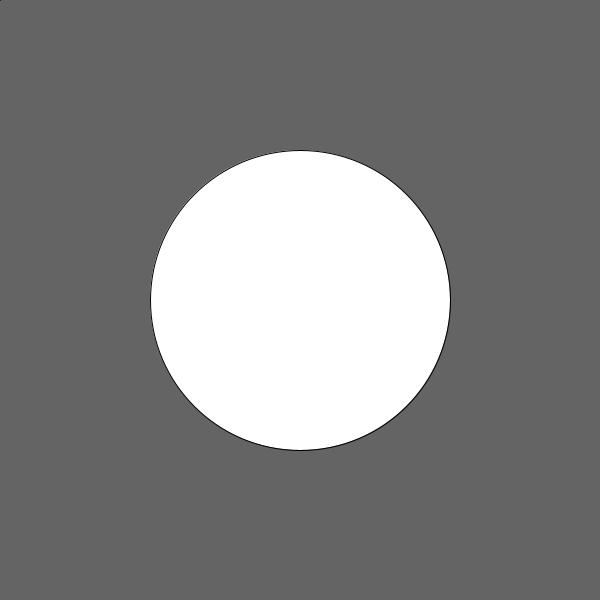
Frame 1 (no input)
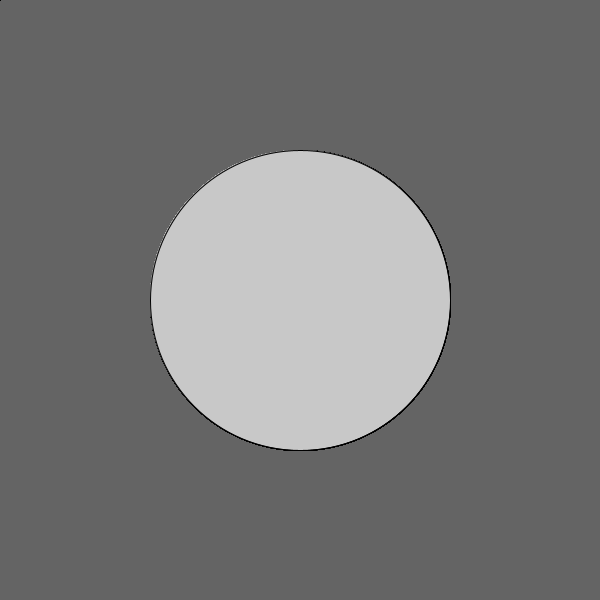
Frame 60 (the mouse pressed at the canvas centre just before this capture)
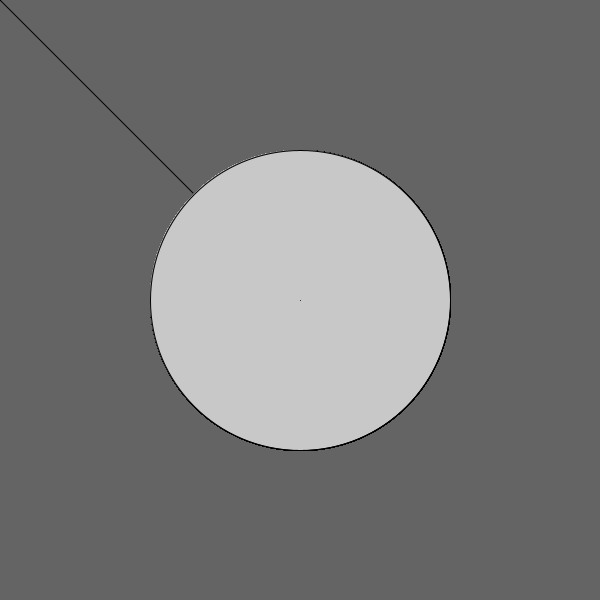
Frame 120 (the mouse held since frame 60 and released just before this capture)

The Processing sketch that drew these frames (run headless with seeded random() and noise(); from frame 60 on, the mouse is pressed at the canvas centre):

// Processing sketch: processing_186504
// ── processing_186504.pde

void setup() {
  size(600,600);
  colorMode(HSB);
  background(0,0,100);
}
void draw() {

  ellipse (300,300,300,300);
    fill(100,0,200);
  float vel= dist(mouseX,mouseY,pmouseX,pmouseY);
  line(mouseX,mouseY,pmouseX,pmouseY);
 
   
}
